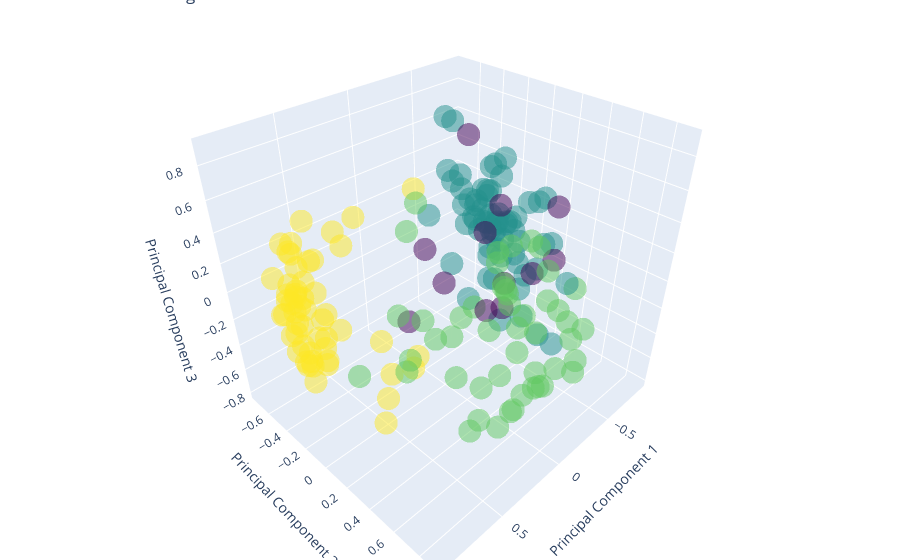

Here is the notebook cell this chart was saved with:
### Code cell
interactive_visualization(x, cluster_labels)

### Figure 1 — Plotly figure (JSON) as saved in the notebook; plotly's stock layout.template omitted (floating-point values rounded to 4 significant figures; data arrays with more than 128 entries replaced by an {"elided": "..."} marker saying what was removed)
{"data": [{"marker": {"color": {"elided": "178 int values"}, "colorscale": [[0, "#440154"], [0.1111, "#482878"], [0.2222, "#3e4989"], [0.3333, "#31688e"], [0.4444, "#26828e"], [0.5556, "#1f9e89"], [0.6667, "#35b779"], [0.7778, "#6ece58"], [0.8889, "#b5de2b"], [1, "#fde725"]], "opacity": 0.5}, "mode": "markers", "text": "Cluster Labels", "type": "scatter3d", "x": {"elided": "178 float values"}, "y": {"elided": "178 float values"}, "z": {"elided": "178 float values"}}], "layout": {"margin": {"b": 0, "l": 0, "r": 0, "t": 0}, "scene": {"xaxis": {"title": {"text": "Principal Component 1"}}, "yaxis": {"title": {"text": "Principal Component 2"}}, "zaxis": {"title": {"text": "Principal Component 3"}}}, "title": {"text": "DBSCAN Clustering 3D Visualization"}}}
